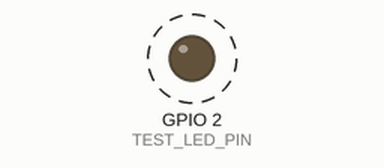
A sketch run on a simulated ESP32. On the bench: output pins drawn as LEDs (lit = HIGH). Dashed ring = blinking. What the sketch prints to the serial monitor is not drawn.

Above: at 1.5 s.
Timing chart, 0 to 5.6 s (numbered marks = the images above):
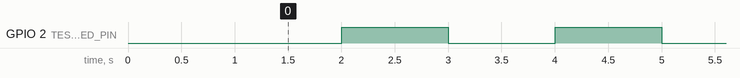

The sketch:

esp32-blink-test.ino
```cpp
#include <Arduino.h>

const unsigned long HEARTBEAT_INTERVAL_MS = 1000;

#if defined(LED_BUILTIN)
const int TEST_LED_PIN = LED_BUILTIN;
#else
const int TEST_LED_PIN = -1;
#endif

void setup() {
  Serial.begin(115200);
  delay(1000);

  if (TEST_LED_PIN >= 0) {
    pinMode(TEST_LED_PIN, OUTPUT);
    digitalWrite(TEST_LED_PIN, HIGH);
  }

  Serial.println();
  Serial.println(F("ESP32 blink test v1.0"));
  Serial.print(F("Chip model: "));
  Serial.println(ESP.getChipModel());
  Serial.print(F("CPU MHz: "));
  Serial.println(ESP.getCpuFreqMHz());
  Serial.print(F("Free heap: "));
  Serial.println(ESP.getFreeHeap());
  Serial.print(F("LED test: "));
  if (TEST_LED_PIN >= 0) {
    Serial.println(TEST_LED_PIN);
  } else {
    Serial.println(F("not defined; serial heartbeat only"));
  }
}

void loop() {
  static unsigned long lastUpdateMs = 0;
  static bool ledOn = false;
  const unsigned long nowMs = millis();

  if (nowMs - lastUpdateMs < HEARTBEAT_INTERVAL_MS) {
    return;
  }
  lastUpdateMs = nowMs;

  if (TEST_LED_PIN >= 0) {
    ledOn = !ledOn;
    digitalWrite(TEST_LED_PIN, ledOn ? LOW : HIGH);
  }

  Serial.print(F("ESP32 alive "));
  Serial.print(nowMs / 1000);
  Serial.println(F("s"));
}
```

Measured:
- by itself, GPIO 2 (TEST_LED_PIN): alternates HIGH for 1.0 s and LOW for 1.0 s
